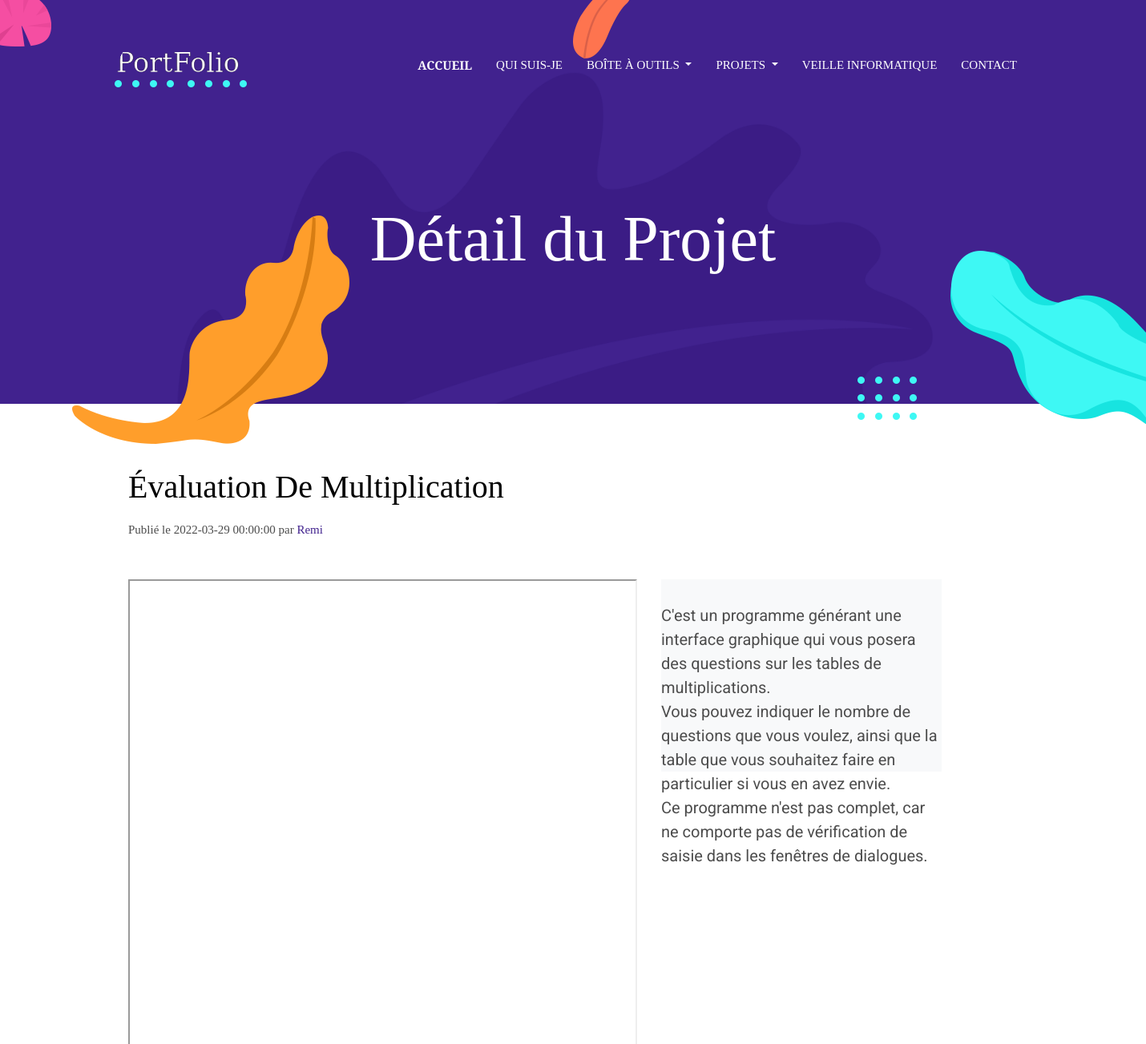
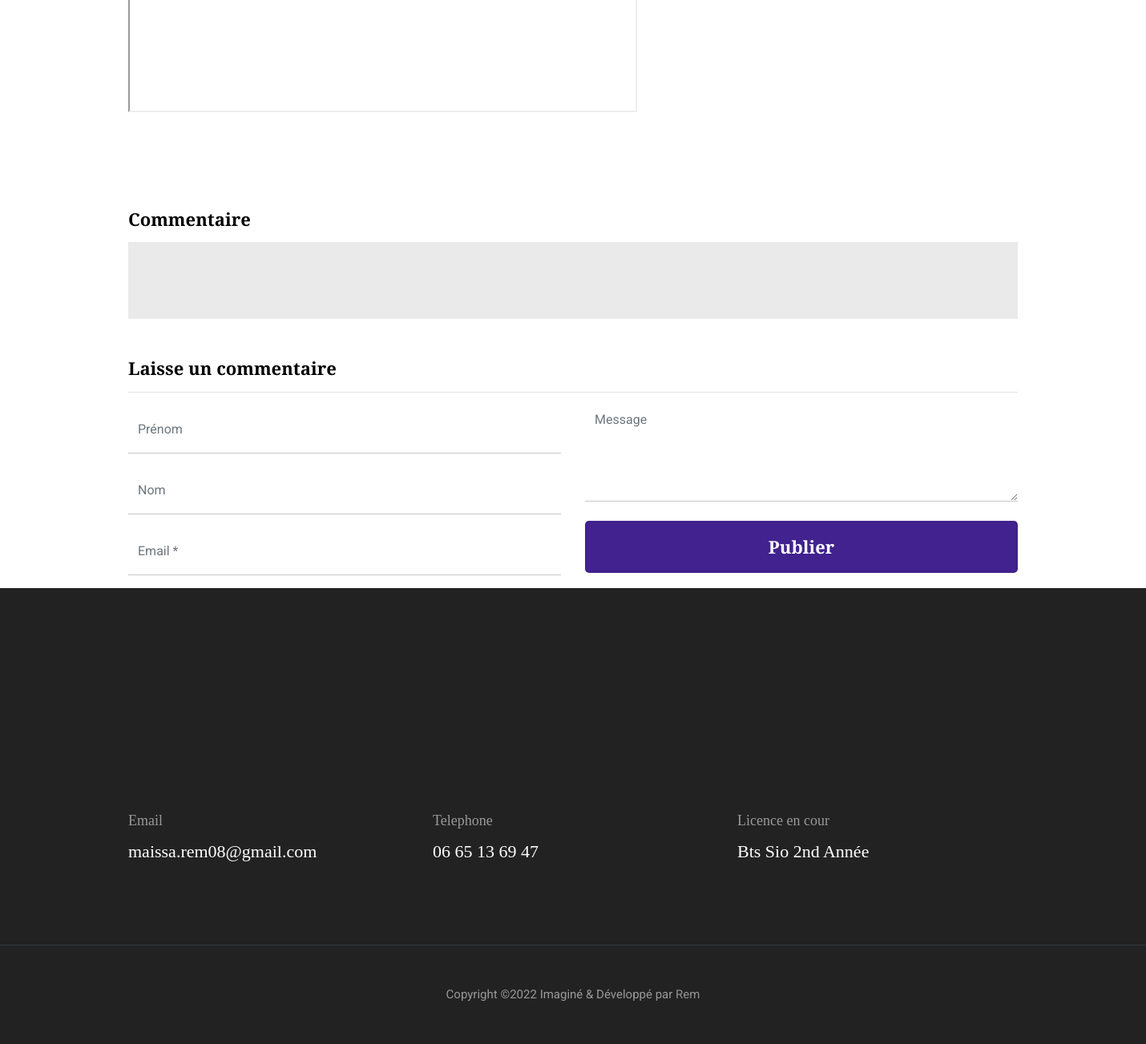
The page /projet-details.php?idProjet=5 on the database its author committed (2 pictures, top to bottom).
### tables this page shows
CREATE TABLE IF NOT EXISTS `document` (
  `numeroDocument` int(11) NOT NULL AUTO_INCREMENT,
  `titreProjet` varchar(50) DEFAULT NULL,
  `lien` varchar(1000) DEFAULT NULL,
  `dateInsertion` datetime DEFAULT CURRENT_TIMESTAMP,
  `description` varchar(2000) DEFAULT NULL,
  `lienImage` varchar(200) NOT NULL,
  `lien_publication` varchar(1000) DEFAULT NULL,
  PRIMARY KEY (`numeroDocument`)
);

### projet-details.php (the view, shortened to what this page needs)
<!DOCTYPE html>
<html lang="fr">
<?php
if (isset($_GET['idProjet']) && !empty($_GET['idProjet'])) {
  $idDocument = $_GET['idProjet'];
  include "header.php";
  require_once "./bdd_connexion.php";
  $requete = "SELECT `numeroDocument`, `titreProjet`, `lien`, `dateInsertion`, `description`, `lien_publication` FROM `document` WHERE `numeroDocument` = " . $idDocument;
  $resultat = $pdo->query($requete);
  $resultat = $resultat->fetchAll();
  $lienIframe = $resultat[0]['lien_publication'];
  $titreDocument = $resultat[0]['titreProjet'];
  $description = $resultat[0]['description'];
  $date = $resultat[0]['dateInsertion'];
?>
  <body>
    <?php
    if (isset($lienIframe) && isset($idDocument) && isset($titreDocument) && isset($description) && isset($date)) {
    ?>
      <?php
      include "./nav-bar.php";
      ?>
      <section class="page-title bg-primary position-relative">
        <div class="container">
          <div class="row">
            <div class="col-12 text-center">
              <h1 class="text-white font-tertiary">Détail du Projet</h1>
            </div>
          </div>
        </div>
        <img src="images/illustrations/page-title.png" alt="illustrations" class="bg-shape-1 w-100">
        <img src="images/illustrations/leaf-pink-round.png" alt="illustrations" class="bg-shape-2">
        <img src="images/illustrations/dots-cyan.png" alt="illustrations" class="bg-shape-3">
        <img src="images/illustrations/leaf-orange.png" alt="illustrations" class="bg-shape-4">
        <img src="images/illustrations/leaf-yellow.png" alt="illustrations" class="bg-shape-5">
        <img src="images/illustrations/dots-group-cyan.png" alt="illustrations" class="bg-shape-6">
        <img src="images/illustrations/leaf-cyan-lg.png" alt="illustrations" class="bg-shape-7">
      </section>
      <section class="section">
        <div class="container">
          <div class="row">
            <div class="col-lg-12">
              <h3 class="font-tertiary mb-3"> <?php echo $titreDocument ?> </h3>
              <p class="font-secondary mb-5">Publié le <?php echo $date ?> par<span class="text-primary"> Remi</span></p>
              <div class="content">
                <div class="row">
                  <div class="col-7" style="height: 90vh;"> <?php echo '<iframe src="' . $lienIframe . '" style="height: 100%; width: 100%"></iframe>'; ?> </div>
                  <div class="col-4">
                    <div class="d-flex align-items-start bg-light mb-3" style="height: 30vh; font-size: 20px; line-height: 30px;">
                      <br>
                      <?php echo $description; ?>
                    </div>
                  </div>
                </div>
              </div>
            </div>
          </div>
        </div>
      </section>
      <section>
        <div class="container">
          <div class="row">
            <div class="col-lg-12">
              <h4 class="font-weight-bold mb-3">Commentaire</h4>
              <div class="bg-gray p-5 mb-4">
              </div>
              <div class="mt-5">
                <h4 class="font-weight-bold mb-3 border-bottom pb-3">Laisse un commentaire</h4>
                <form action="./projet-details.php" class="row" method="get" id="formulaireCommentaire">
                  <div class="col-md-6">
                    <input type="text" class="form-control mb-3" placeholder="Prénom" name="prenom" id="prenom" maxlength="30" required>
                    <input type="text" class="form-control mb-3" placeholder="Nom" name="nom" id="nom" maxlength="30" required>
                    <input type="email" class="form-control mb-3" placeholder="Email *" name="mail" id="mail" required>
                  </div>
                  <div class="col-md-6">
                    <textarea name="message" id="message" placeholder="Message" class="form-control mb-4"></textarea required>
              <button type="submit" class="btn btn-primary w-100">Publier</button>
            </div>
          </form>
        </div>
      </div>
    </div>
  </div>
</section>
    <?php
      require_once "footer.php";
    ?>
  </body>
</html>
<?php
    }
  }
?>

### css/style.css (style rules this page uses)
body { line-height: 1.2; font-family: "Roboto", sans-serif; -webkit-font-smoothing: antialiased; font-size: 15px; color: #4c4c4c; }
p, .paragraph { font-weight: 400; color: #4c4c4c; font-size: 15px; line-height: 1.8; font-family: "Roboto", sans-serif; }
h1, h2, h3, h4, h5, h6 { color: #000; font-family: "Playfair Display", serif; line-height: 1.2; }
h1, .h1 { font-size: 80px; }
h3, .h3 { font-size: 40px; }
h4, .h4 { font-size: 22px; }
.btn { font-size: 22px; font-family: "Playfair Display", serif; text-transform: capitalize; padding: 16px 44px; border-radius: 5px; font-weight: 600; border: 0; position: relative; z-index: 1; transition: 0.2s ease; }
.btn-primary { background: #41228e; color: #fff; }
body { background-color: #fff; overflow-x: hidden; }
img { vertical-align: middle; border: 0; }
a, button, select { cursor: pointer; transition: 0.2s ease; }
.section { padding-top: 80px; padding-bottom: 80px; }
.bg-primary { background: #41228e !important; }
.bg-gray { background: #eaeaea !important; }
.text-primary { color: #41228e !important; }
.font-secondary { font-family: "Playfair Display", serif !important; }
.font-tertiary { font-family: "Playfair Display", serif !important; }
.form-control { border: 0; border-radius: 0; border-bottom: 1px solid #c7c7c7; height: 60px; }
textarea.form-control { height: 120px; }
.content * { margin-bottom: 20px; }
.page-title { padding: 250px 0 150px; }
.page-title .container { position: relative; z-index: 1; }
.page-title .bg-shape-1 { position: absolute; left: 0; bottom: 0; width: 100%; }
.page-title .bg-shape-2 { position: absolute; left: -20px; top: -10px; }
.page-title .bg-shape-3 { position: absolute; left: 10%; top: 100px; }
.page-title .bg-shape-4 { position: absolute; left: 50%; top: -20px; }
.page-title .bg-shape-5 { position: absolute; left: 90px; bottom: -50px; transform: rotate(180deg); }
.page-title .bg-shape-6 { position: absolute; right: 20%; bottom: -20px; }
.page-title .bg-shape-7 { position: absolute; right: -220px; bottom: -100px; }

### rows shown on the page
document: titreProjet "Évaluation De Multiplication", dateInsertion "2022-03-29 00:00:00", description "C'est un programme générant une interface graphique qui vous posera des questions sur les tables de multiplications. Vous pouvez indiquer le nombre de questions que vous voulez, ainsi que la table que vous souhaitez faire en particulier si vous en avez envie. Ce programme n'est pas complet, car ne comporte pas de vérification de saisie dans les fenêtres de dialogues."
